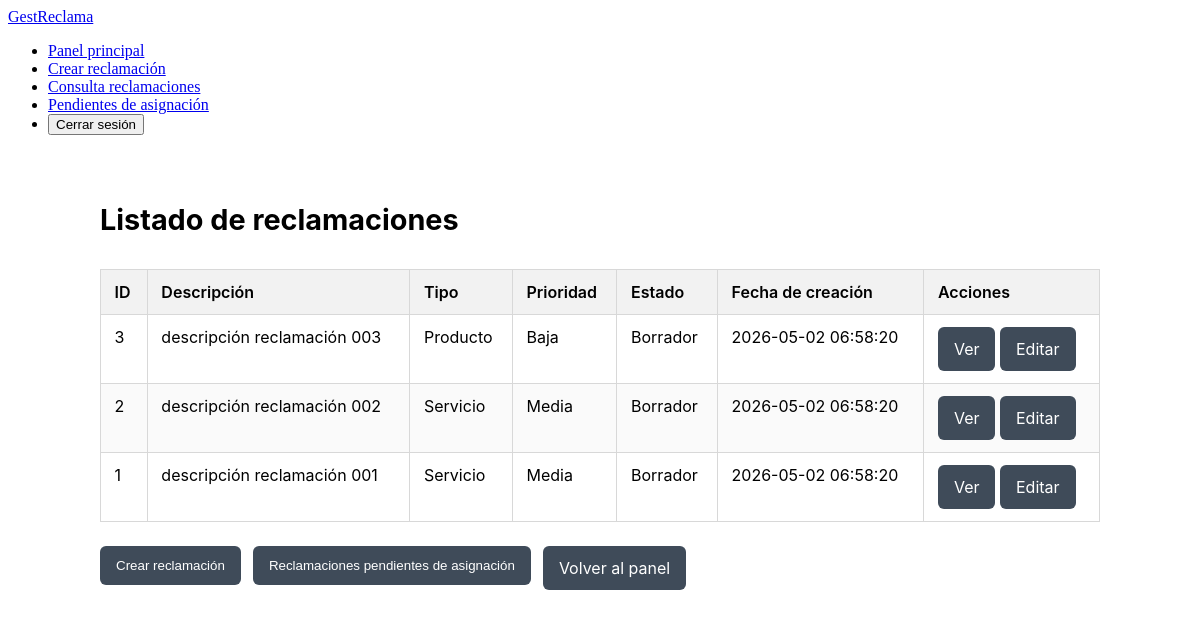
The page /frontend/public/index.php?action=reclamaciones.index (signed in) on the database as committed earlier.
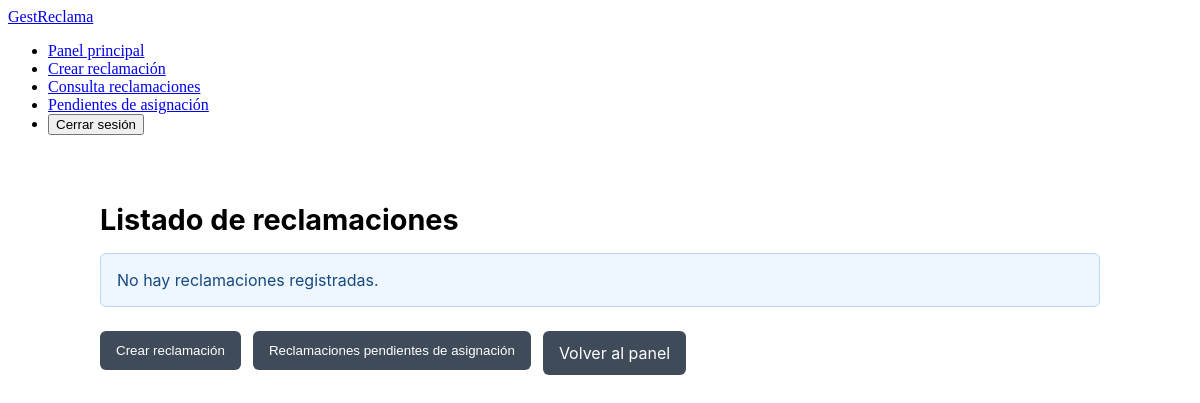
The same page on the database as committed later.
### tables this page shows
CREATE TABLE reclamaciones (
    id INT AUTO_INCREMENT PRIMARY KEY,

    usuario_creador_id INT NOT NULL,
    usuario_responsable_id INT DEFAULT NULL,

    descripcion TEXT NOT NULL,
    tipo_id INT NOT NULL,
    prioridad_id INT NOT NULL,
    estado_id INT NOT NULL,
    franquicia_id INT NOT NULL,

    adjunto VARCHAR(255) NOT NULL,

    nombre_apellidos VARCHAR(150),
    fecha_incidente DATE,
    canal_entrada VARCHAR(50),
    solicitud_cliente VARCHAR(50),
    dni VARCHAR(20),
    direccion VARCHAR(255),
    codigo_postal VARCHAR(20),
    ciudad VARCHAR(100),
    provincia VARCHAR(100),
    observaciones_internas TEXT,
    informacion_seguimiento TEXT,

    activo BOOLEAN DEFAULT TRUE,
    fecha_creacion TIMESTAMP DEFAULT CURRENT_TIMESTAMP,
    fecha_actualizacion TIMESTAMP NULL DEFAULT NULL,

    telefono VARCHAR(20),
    email VARCHAR(100),
    importe DECIMAL(10,2),
    otros_datos TEXT,

    FOREIGN KEY (usuario_creador_id)
      REFERENCES usuarios(id)
      ON DELETE RESTRICT,

    FOREIGN KEY (tipo_id)
      REFERENCES tipos(id)
      ON DELETE RESTRICT,

    FOREIGN KEY (usuario_responsable_id)
      REFERENCES usuarios(id)
      ON DELETE SET NULL,

    FOREIGN KEY (estado_id)
      REFERENCES estados(id)
      ON DELETE RESTRICT,

    FOREIGN KEY (franquicia_id)
      REFERENCES franquicias(id)
      ON DELETE RESTRICT,

    INDEX idx_recl_estado (estado_id),
    INDEX idx_recl_franquicia (franquicia_id),
    INDEX idx_recl_responsable (usuario_responsable_id),
    INDEX idx_recl_creador (usuario_creador_id),
    INDEX idx_recl_tipo (tipo_id)
  );

CREATE TABLE tipos (
    id INT AUTO_INCREMENT PRIMARY KEY,
    clave VARCHAR(100) NOT NULL UNIQUE,
    nombre VARCHAR(100) NOT NULL UNIQUE,
    activo BOOLEAN DEFAULT TRUE
  );

CREATE TABLE prioridades (
    id INT AUTO_INCREMENT PRIMARY KEY,
    clave VARCHAR(100) NOT NULL UNIQUE,
    nombre VARCHAR(100) NOT NULL UNIQUE,
    activo BOOLEAN DEFAULT TRUE
  );

CREATE TABLE estados (
    id INT AUTO_INCREMENT PRIMARY KEY,
    clave VARCHAR(100) NOT NULL UNIQUE,
    nombre VARCHAR(100) NOT NULL UNIQUE,
    descripcion VARCHAR(100) NOT NULL,
    activo BOOLEAN DEFAULT TRUE
  );

### frontend/public/index.php (called while the page is built, shortened)
<?php
  $action = $_POST['action'] ?? $_GET['action'] ?? '';
  require_once '../../backend/bootstrap/bootstrap.php';
  require_once CONTROLLERS_PATH . '/ReclamacionController.php';
  $protectedActions = [
    'reclamaciones.index',
    'reclamaciones.show',
    'reclamaciones.edit',
    'reclamaciones.pendientes_asignacion',
    'reclamaciones.asignar',
    'reclamaciones.create.view',
    'reclamaciones.create',
    'reclamaciones.validar'
  ];
  switch ($action) {
    case 'reclamaciones.index':
      $reclamacionService = new ReclamacionService($pdo);
      $controller = new ReclamacionController($pdo, $reclamacionService);
      $respuesta = $controller->index();
      $vista = $respuesta['vista'];
      $css = $respuesta['css'];
      $reclamaciones = $respuesta['reclamaciones'] ?? [];
    break;
  }
  $layout = in_array($action, $protectedActions, true)
    ? 'app.layout.php'
    : 'auth.layout.php';
  require_once LAYOUTS_PATH . '/' . $layout;
?>

### backend/controllers/ReclamacionController.php (called while the page is built, shortened)
<?php
  require_once SERVICES_PATH . '/ReclamacionService.php';
  class ReclamacionController {
    private ReclamacionService $reclamacionService;
    public function __construct(PDO $pdo, ReclamacionService $reclamacionService) {
      $this->reclamacionService = $reclamacionService;
    }
    public function index() {
      $reclamaciones = $this->reclamacionService->obtenerReclamaciones();
      return [
        'vista' => VIEWS_PATH . '/reclamaciones/index.php',
        'pageTitle' => 'Índice de reclamaciones',
        'css' => CSS_PATH . '/reclamacion.index.css',
        'reclamaciones' => $reclamaciones
      ];
    }
  }
?>

### backend/services/ReclamacionService.php (called while the page is built, shortened)
<?php
  class ReclamacionService {
    private PDO $pdo;
    public function __construct(PDO $pdo) {
      $this->pdo = $pdo;
    }
    public function obtenerReclamaciones() {
      try {
        $sql = "SELECT r.id,
                       r.descripcion,
                       r.fecha_creacion,
                       r.tipo_id,
                       t.nombre AS tipo_nombre,
                       r.prioridad_id,
                       p.nombre AS prioridad_nombre,
                       r.estado_id,
                       e.clave AS estado_clave,
                       e.nombre AS estado_nombre
                  FROM reclamaciones r
                  LEFT JOIN tipos t ON r.tipo_id = t.id
                  LEFT JOIN prioridades p ON r.prioridad_id = p.id
                  LEFT JOIN estados e ON r.estado_id = e.id
                 ORDER BY r.id DESC";
        $stmt = $this->pdo->prepare($sql);
        $stmt->execute();
        return $stmt->fetchAll(PDO::FETCH_ASSOC);
      } catch (Exception $e) {
        return [];
      }
    }
  }
?>

### frontend/views/reclamaciones/index.php (the view, shortened to what this page needs)
<div class="container-index-reclamacion">
  <h1>Listado de reclamaciones</h1>
  <?php if (!empty($reclamaciones)): ?>
    <div class="table-wrapper">
      <table class="tabla-reclamaciones">
        <thead>
          <tr>
              <th>ID</th>
              <th>Descripción</th>
              <th>Tipo</th>
              <th>Prioridad</th>
              <th>Estado</th>
              <th>Fecha de creación</th>
              <th>Acciones</th>
            </tr>
        </thead>
        <tbody>
          <?php foreach ($reclamaciones as $reclamacion): ?>
            <tr>
              <td><?php echo htmlspecialchars($reclamacion['id']); ?></td>
              <td><?php echo htmlspecialchars($reclamacion['descripcion']); ?></td>
              <td><?php echo htmlspecialchars($reclamacion['tipo_nombre'] ?? $reclamacion['tipo_id']); ?></td>
              <td><?php echo htmlspecialchars($reclamacion['prioridad_nombre'] ?? $reclamacion['prioridad_id']); ?></td>
              <td><?php echo htmlspecialchars($reclamacion['estado_nombre'] ?? $reclamacion['estado_id']); ?></td>
              <td><?php echo htmlspecialchars($reclamacion['fecha_creacion']); ?></td>
              <td>
                <a href="index.php?action=reclamaciones.show&id=<?php echo urlencode($reclamacion['id']); ?>" class="btn-secondary">Ver</a>
                <?php if (($reclamacion['estado_clave'] ?? '') === 'BORRADOR'): ?>
                  <a href="index.php?action=reclamaciones.edit&id=<?php echo urlencode($reclamacion['id']); ?>" class="btn-secondary">Editar</a>
                <?php endif; ?>
              </td>
            </tr>
          <?php endforeach; ?>
        </tbody>
      </table>
    </div>
  <?php else: ?>
    <div class="mensaje info">No hay reclamaciones registradas.</div>
  <?php endif; ?>
  <div class="acciones-index">
    <form method="GET" action="index.php">
      <button type="submit" class="btn-secondary">Crear reclamación</button>
    </form>
    <form method="GET" action="index.php">
      <button type="submit" class="btn-secondary">Reclamaciones pendientes de asignación</button>
    </form>
    <a href="panel.php" class="btn-secondary">Volver al panel</a>
  </div>
</div>

### frontend/views/layouts/app.layout.php (shortened to what this page needs)
<!DOCTYPE html>
<html lang="es">
  <head>
    <link rel="stylesheet" href="<?php echo htmlspecialchars($css); ?>">
  </head>
  <body>
    <div class="app-shell">
      <header class="app-header">
        <a href="panel.php">GestReclama</a>
      </header>
      <?php require_once __DIR__ . '/../partials/sidebar.php'; ?>
      <main class="app-main">
        <?php
          if (file_exists($vista)) {
            require_once $vista;
          } else {
            require_once __DIR__ . $vista;
          }
        ?>
      </main>
    </div>
  </body>
</html>

### frontend/views/partials/sidebar.php
<nav>
  <ul>
    <li>
      <a href="panel.php">Panel principal</a>
    </li>
    <li>
      <a href="index.php?action=reclamaciones.create.view">
        Crear reclamación
      </a>
    </li>
    <li>
      <a href="index.php?action=reclamaciones.index">
        Consulta reclamaciones
      </a>
    </li>
    <li>
      <a href="index.php?action=reclamaciones.pendientes_asignacion">
        Pendientes de asignación
      </a>
    </li>
    <li>
      <form method="POST" action="index.php">
        <button type="submit" name="action" value="logout">
          Cerrar sesión
        </button>
      </form>
    </li>
  </ul>
</nav>

### frontend/public/assets/css/reclamacion.index.css (style rules this page uses)
.container-index-reclamacion { max-width: 1000px; margin: 2rem auto; padding: 1rem; font-family: Inter, system-ui, sans-serif; }
.container-index-reclamacion h1 { margin-bottom: 1rem; font-size: 1.8rem; }
.mensaje.info { margin-top: 1rem; padding: 1rem; border: 1px solid #bdd7f4; background: #eef6ff; color: #174a80; border-radius: 6px; }
.acciones-index { display: flex; flex-wrap: wrap; gap: 0.75rem; margin-top: 1.5rem; }
.btn-secondary { display: inline-flex; align-items: center; justify-content: center; padding: 0.75rem 1rem; border: none; background: #3f4b59; color: #ffffff; text-decoration: none; border-radius: 6px; cursor: pointer; }
.table-wrapper { overflow-x: auto; }
.tabla-reclamaciones { width: 100%; border-collapse: collapse; margin-top: 1rem; }
.tabla-reclamaciones th, .tabla-reclamaciones td { border: 1px solid #d8d8d8; padding: 0.75rem 0.85rem; text-align: left; vertical-align: top; }
.tabla-reclamaciones th { background: #f2f2f2; font-weight: 600; }
.tabla-reclamaciones tr:nth-child(even) { background: #fafafa; }

Rows that differ between the two databases and show on the page:
removed reclamaciones: id "3", descripcion "descripción reclamación 003", tipo.nombre "Producto", prioridad.nombre "Baja", estado.nombre "Borrador", fecha_creacion "2026-05-02 06:58:20"
removed reclamaciones: id "2", descripcion "descripción reclamación 002", tipo.nombre "Servicio", prioridad.nombre "Media", estado.nombre "Borrador", fecha_creacion "2026-05-02 06:58:20"
removed reclamaciones: id "1", descripcion "descripción reclamación 001", tipo.nombre "Servicio", prioridad.nombre "Media", estado.nombre "Borrador", fecha_creacion "2026-05-02 06:58:20"
Other text that changed with them:
text no longer shown: "ID Descripción Tipo Prioridad Estado Fecha de creación Acciones"
text now shown: "No hay reclamaciones registradas."
